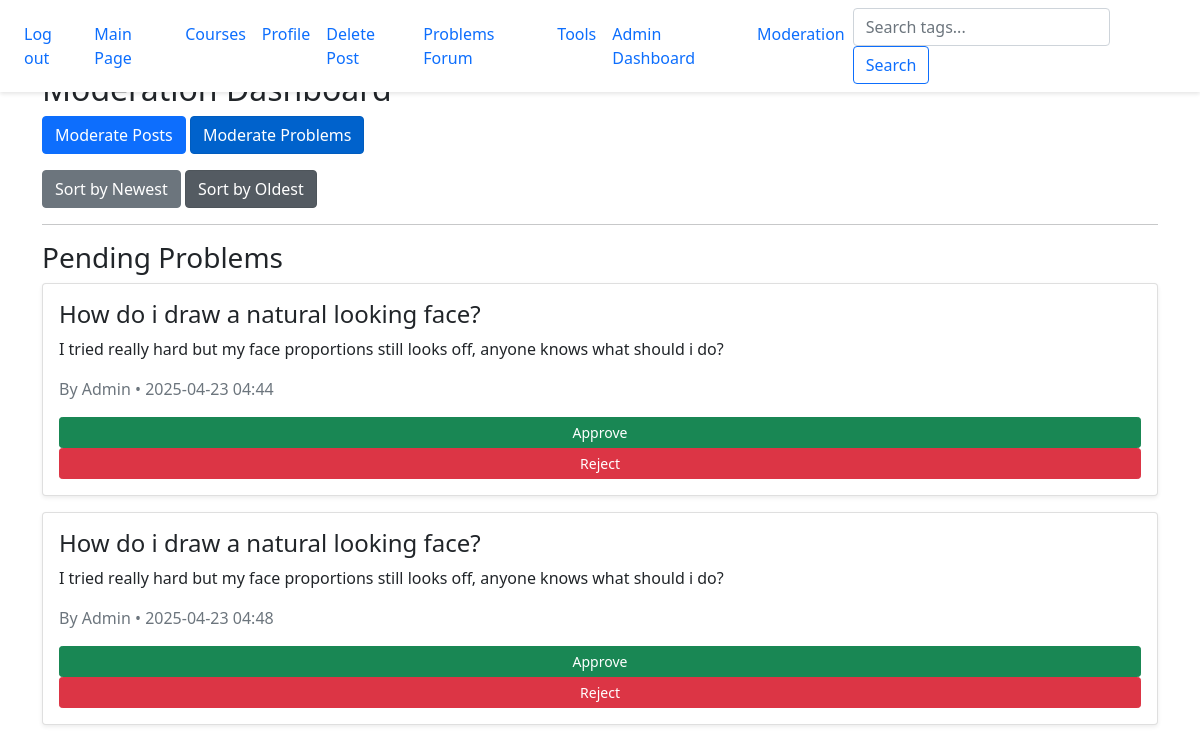
The page /admin/moderate?type=problems&sort_by=oldest (signed in) on the database as committed earlier.
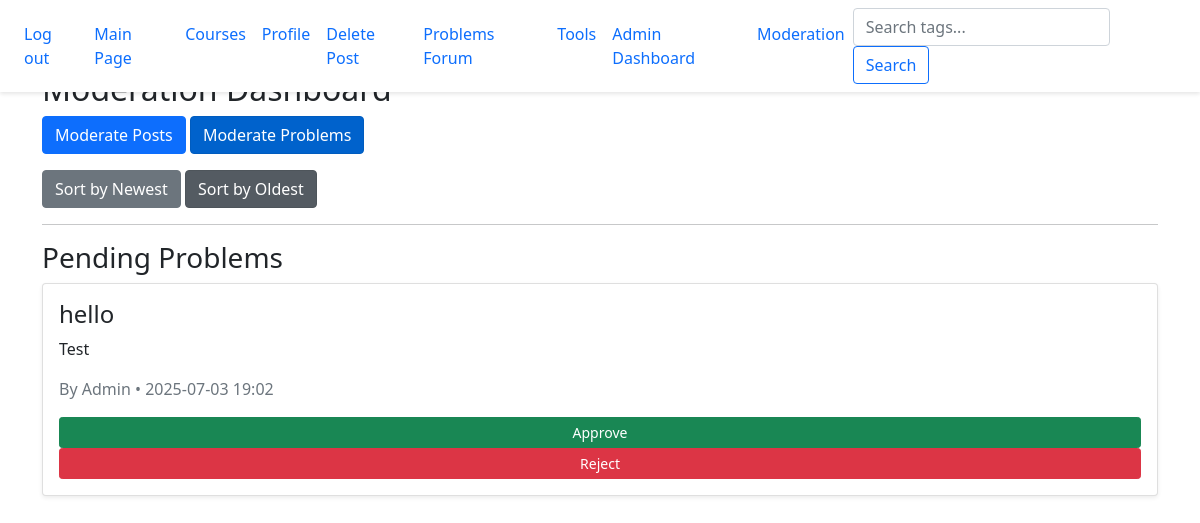
The same page on the database as committed later.
### website/models.py (models this page shows)
class Problem(db.Model):
    id = db.Column(db.Integer, primary_key=True)
    title = db.Column(db.String(200), nullable=False)
    description = db.Column(db.Text)
    image_url = db.Column(db.String(300), nullable=True)
    is_approved = db.Column(db.Boolean, default=False)
    timestamp = db.Column(db.DateTime, default=datetime.utcnow)
    user_id = db.Column(db.Integer, db.ForeignKey('user.id'), nullable=False)
    user = db.relationship('User', backref='problems')
    tags = db.relationship('Tag', secondary=problem_tags, backref='problems')
    upvotes = db.relationship('ProblemUpvote', backref='problem', lazy='dynamic')
    comments = db.relationship('ProblemComment', backref='problem', lazy='dynamic')

class User(db.Model, UserMixin):
    id = db.Column(db.Integer, primary_key = True)
    email = db.Column(db.String(150), unique = True)
    password = db.Column(db.String(150))
    posts = db.relationship('Posts', backref='author', lazy=True) # user's posts
    username = db.Column(db.String(150), unique=True, nullable=False)  # renamed from first_name
    user_image = db.Column(db.String(300), nullable=True)  # path to profile image
    is_admin = db.Column(db.Boolean, default=False) # check to see if this is an admin or not
    lesson_progress = db.relationship('LessonProgress', backref='user', lazy=True) #user's lesson progress, tracked by watching the tutorial video in the lesson

### website/admin.py (the view)
@admin.route('/moderate')
@login_required
@admin_required
def moderate():
    moderation_type = request.args.get('type', 'posts')  # default to posts
    sort_by = request.args.get('sort_by', 'newest')  # default to newest
    if moderation_type == 'posts':
        items = Posts.query.filter_by(is_approved=False).all()
        if sort_by == 'newest':
            items.sort(key=lambda post: post.timestamp, reverse=True)
        elif sort_by == 'oldest':
            items.sort(key=lambda post: post.timestamp, reverse=False)
    elif moderation_type == 'problems':
        items = Problem.query.filter_by(is_approved=False).all()
        if sort_by == 'newest':
            items.sort(key=lambda problem: problem.timestamp, reverse=True)
        elif sort_by == 'oldest':
            items.sort(key=lambda problem: problem.timestamp, reverse=False)
    else:
        items = []
    return render_template('admin/moderate.html', items=items, moderation_type=moderation_type, sort_by=sort_by)

### website/__init__.py (called while the page is built)
def create_app():
    app = Flask(__name__)
    app.config['SECRET_KEY'] = 'touplis' #secret key for dev only
    app.config['SQLALCHEMY_DATABASE_URI'] = f'sqlite:///{DB_NAME}'
    db.init_app(app)
    migrate.init_app(app, db)
    from .views import views
    from .auth import auth
    from .admin import admin
    app.register_blueprint(views, url_prefix='/')
    app.register_blueprint(auth, url_prefix='/')
    app.register_blueprint(admin)
    from .models import User, Posts, Course
    login_manager = LoginManager()
    login_manager.login_view = 'auth.login'
    login_manager.init_app(app)
    @login_manager.user_loader
    def load_user(id):
        return User.query.get(int(id))
    @app.context_processor
    def inject_user():
        return dict(user=current_user)
    create_database(app)
    return app

### website/admin.py (called while the page is built)
def admin_required(f):
    @wraps(f)
    def decorated_function(*args, **kwargs):
        if not current_user.is_authenticated or not getattr(current_user, "is_admin", False):
            abort(403)
        return f(*args, **kwargs)
    return decorated_function

### website/templates/admin/moderate.html (shortened to what this page needs)
{% extends "base.html" %}
{% block content %}
  <h2>Moderation Dashboard</h2>
  <div class="mb-3">
    <a href="{{ url_for('admin.moderate', type='posts', sort_by=sort_by) }}" class="btn btn-primary {% if moderation_type == 'posts' %}active{% endif %}">Moderate Posts</a>
    <a href="{{ url_for('admin.moderate', type='problems', sort_by=sort_by) }}" class="btn btn-primary {% if moderation_type == 'problems' %}active{% endif %}">Moderate Problems</a>
  </div>
  <div class="mb-3">
    <a href="{{ url_for('admin.moderate', type=moderation_type, sort_by='newest') }}" class="btn btn-secondary {% if sort_by == 'newest' %}active{% endif %}">Sort by Newest</a>
    <a href="{{ url_for('admin.moderate', type=moderation_type, sort_by='oldest') }}" class="btn btn-secondary {% if sort_by == 'oldest' %}active{% endif %}">Sort by Oldest</a>
  </div>
  <hr>
  {% if moderation_type == 'posts' %}
    <h3>Pending Posts</h3>
    {% for post in items %}
      <div class="card mb-3 p-3 shadow-sm">
        <h4>{{ post.post_title }}</h4>
        <p>{{ post.content }}</p>
        <p class="text-muted">By {{ post.author.username }} • {{ post.timestamp.strftime('%Y-%m-%d %H:%M') }}</p>
        {% if post.image_url %}
          <img src="{{ post.image_url }}" alt="Post Image" class="img-fluid mb-2" style="max-width: 100%;">
        {% endif %}
        <button onclick="approveItem({{ post.id }}, 'post')" class="btn btn-success btn-sm">Approve</button>
        <button onclick="rejectItem({{ post.id }}, 'post')" class="btn btn-danger btn-sm">Reject</button>
      </div>
    {% else %}
      <p>No posts are pending.</p>
    {% endfor %}
  {% elif moderation_type == 'problems' %}
    <h3>Pending Problems</h3>
    {% for problem in items %}
      <div class="card mb-3 p-3 shadow-sm">
        <h4>{{ problem.title }}</h4>
        <p>{{ problem.description }}</p>
        <p class="text-muted">By {{ problem.user.username }} • {{ problem.timestamp.strftime('%Y-%m-%d %H:%M') }}</p>
        <button onclick="approveItem({{ problem.id }}, 'problem')" class="btn btn-success btn-sm">Approve</button>
        <button onclick="rejectItem({{ problem.id }}, 'problem')" class="btn btn-danger btn-sm">Reject</button>
      </div>
    {% else %}
      <p>No problems are pending.</p>
    {% endfor %}
  {% endif %}
{% endblock %}

Rows that differ between the two databases and show on the page:
no longer on this page (row edited): Problem: title "How do i draw a natural looking face?", description "I tried really hard but my face proportions still looks off, anyone knows what should i do?", user.username "Admin", timestamp "2025-04-23 04:44"
no longer on this page (row edited): Problem: title "How do i draw a natural looking face?", description "I tried really hard but my face proportions still looks off, anyone knows what should i do?", user.username "Admin", timestamp "2025-04-23 04:48"
added Problem: title "hello", description "Test", user.username "Admin", timestamp "2025-07-03 19:02"
